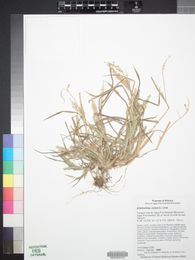
#> input picture Data_set/datatrain/weed/http___hasbrouck.asu.edu_imglib_seinet_DES_DES00056_DES00056120_lg.jpg, 195 x 260 px, found by its file name
$ python PicsToGray.py
#> lines starting #> are read from the running program, lines starting #| are printed output that depends on the picture
import numpy
import os
import cv2
import random
import pickle

file_list = []
class_list = []

DATADIR = "D:\iit\year 2\SDGP\weed detector\paddyWeedDetector\Data_set\datatrain"
CATEGORIES = ["weed", "paddy"]
IMG_SIZE = 50

for category in CATEGORIES : #each in CATERGORIES
	path = os.path.join(DATADIR, category)
	for img in os.listdir(path):
		img_array = cv2.imread(os.path.join(path, img), cv2.IMREAD_GRAYSCALE) #reading the image and converting the image into gray scale
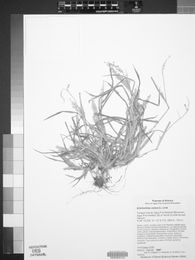
#> img_array: shape (260, 195); min 8, max 255, mean 212
#> pass 2 of the loop `for category in CATEGORIES :`:
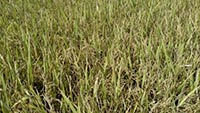
#> input picture Data_set/datatrain/paddy/Paddy (141).jpg, 200 x 113 px, found by its file name
#> `img_array = cv2.imread(os.path.join(path, img), cv2.IMREAD_GRAYSCALE)`:
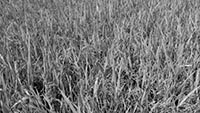
#> img_array: shape (113, 200); min 0, max 255, mean 118.1
training_data = []


def create_training_data():
	for category in CATEGORIES :
		path = os.path.join(DATADIR, category)
		class_num = CATEGORIES.index(category)
		for img in os.listdir(path):
			try :
				img_array = cv2.imread(os.path.join(path, img), cv2.IMREAD_GRAYSCALE)
				new_array = cv2.resize(img_array, (IMG_SIZE, IMG_SIZE))
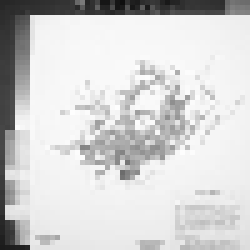
#> new_array: shape (50, 50) (shown 5 times larger); min 15, max 254, mean 210.7
				training_data.append([new_array, class_num]) #add to the array
			except Exception as e:
				pass
#> pass 2 of the loop in create_training_data, `for category in CATEGORIES :`:
#> in create_training_data, `new_array = cv2.resize(img_array, (IMG_SIZE, IMG_SIZE))`:
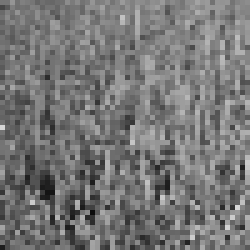
#> new_array: shape (50, 50) (shown 5 times larger); min 12, max 215, mean 118.5

create_training_data()

random.shuffle(training_data) #shuffling to reduce the time taken to process

X = [] #features
y = [] #labels

for features, label in training_data:
	X.append(features)
	y.append(label)
#> this loop made 2 passes
#> label on passes 1 to 2: 0, 1
#> after the loop, X = 2 items; y = [0, 1]

#resize the image for easy access

# X = numpy.array(X).reshape(-1, IMG_SIZE, IMG_SIZE, 1)

X = numpy.array(X).reshape(-1, IMG_SIZE, IMG_SIZE, 1)
y = numpy.array(y)

# Creating the files containing all the information about the model
#open pickle file only for write
pickle_out = open("X.pickle", "wb")
pickle.dump(X, pickle_out)
pickle_out.close()

pickle_out = open("y.pickle", "wb")
pickle.dump(y, pickle_out)
pickle_out.close()

#open pickle file only to read
pickle_in = open("X.pickle", "rb")

#load it to the variable
X = pickle.load(pickle_in)
